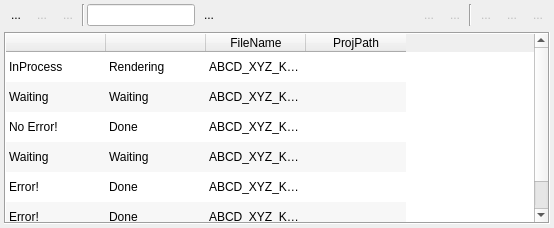
  <widget class="QDockWidget" name="dockWidget">
   <property name="floating">
    <bool>false</bool>
   </property>
   <property name="windowTitle">
    <string>Render List</string>
   </property>
   <attribute name="dockWidgetArea">
    <number>4</number>
   </attribute>
   <widget class="QWidget" name="dockWidgetContents">
    <layout class="QGridLayout" name="gridLayout_4">
     <property name="margin">
      <number>2</number>
     </property>
     <property name="spacing">
      <number>2</number>
     </property>
     <item row="0" column="0">
      <widget class="QFrame" name="frame">
       <property name="frameShape">
        <enum>QFrame::NoFrame</enum>
       </property>
       <property name="frameShadow">
        <enum>QFrame::Plain</enum>
       </property>
       <layout class="QGridLayout" name="gridLayout_3" rowstretch="0">
        <property name="margin">
         <number>2</number>
        </property>
        <property name="spacing">
         <number>2</number>
        </property>
        <item row="0" column="5">
         <widget class="QToolButton" name="toolButton_2">
          <property name="enabled">
           <bool>false</bool>
          </property>
          <property name="text">
           <string>...</string>
          </property>
          <property name="icon">
           <iconset resource="../res/imgs.qrc">
            <normaloff>:/ic0316/icons/03/16/41.png</normaloff>:/ic0316/icons/03/16/41.png</iconset>
          </property>
          <property name="autoRaise">
           <bool>true</bool>
          </property>
         </widget>
        </item>
        <item row="0" column="4">
         <widget class="QToolButton" name="toolButton">
          <property name="text">
           <string>...</string>
          </property>
          <property name="icon">
           <iconset resource="../res/imgs.qrc">
            <normaloff>:/ic0316/icons/03/16/31.png</normaloff>:/ic0316/icons/03/16/31.png</iconset>
          </property>
          <property name="autoRaise">
           <bool>true</bool>
          </property>
         </widget>
        </item>
        <item row="0" column="6">
         <widget class="QToolButton" name="toolButton_8">
          <property name="enabled">
           <bool>false</bool>
          </property>
          <property name="text">
           <string>...</string>
          </property>
          <property name="icon">
           <iconset resource="../res/imgs.qrc">
            <normaloff>:/ic0316/icons/03/16/42.png</normaloff>:/ic0316/icons/03/16/42.png</iconset>
          </property>
          <property name="autoRaise">
           <bool>true</bool>
          </property>
         </widget>
        </item>
        <item row="0" column="10">
         <spacer name="horizontalSpacer">
          <property name="orientation">
           <enum>Qt::Horizontal</enum>
          </property>
          <property name="sizeHint" stdset="0">
           <size>
            <width>194</width>
            <height>20</height>
           </size>
          </property>
         </spacer>
        </item>
        <item row="0" column="12">
         <widget class="QToolButton" name="toolButton_3">
          <property name="enabled">
           <bool>false</bool>
          </property>
          <property name="text">
           <string>...</string>
          </property>
          <property name="icon">
           <iconset resource="../res/imgs.qrc">
            <normaloff>:/ic0316/icons/03/16/30.png</normaloff>:/ic0316/icons/03/16/30.png</iconset>
          </property>
          <property name="autoRaise">
           <bool>true</bool>
          </property>
         </widget>
        </item>
        <item row="0" column="11">
         <widget class="QToolButton" name="toolButton_7">
          <property name="enabled">
           <bool>false</bool>
          </property>
          <property name="text">
           <string>...</string>
          </property>
          <property name="icon">
           <iconset resource="../res/imgs.qrc">
            <normaloff>:/ic0316/icons/03/16/29.png</normaloff>:/ic0316/icons/03/16/29.png</iconset>
          </property>
          <property name="autoRaise">
           <bool>true</bool>
          </property>
         </widget>
        </item>
        <item row="0" column="16">
         <widget class="QToolButton" name="toolButton_9">
          <property name="enabled">
           <bool>false</bool>
          </property>
          <property name="text">
           <string>...</string>
          </property>
          <property name="icon">
           <iconset resource="../res/imgs.qrc">
            <normaloff>:/ic0116/icons/01/16/46.png</normaloff>:/ic0116/icons/01/16/46.png</iconset>
          </property>
          <property name="autoRaise">
           <bool>true</bool>
          </property>
         </widget>
        </item>
        <item row="0" column="15">
         <widget class="QToolButton" name="toolButton_10">
          <property name="enabled">
           <bool>false</bool>
          </property>
          <property name="text">
           <string>...</string>
          </property>
          <property name="icon">
           <iconset resource="../res/imgs.qrc">
            <normaloff>:/ic0216/icons/02/16/45.png</normaloff>:/ic0216/icons/02/16/45.png</iconset>
          </property>
          <property name="autoRaise">
           <bool>true</bool>
          </property>
         </widget>
        </item>
        <item row="0" column="13">
         <widget class="Line" name="line">
          <property name="orientation">
           <enum>Qt::Vertical</enum>
          </property>
         </widget>
        </item>
        <item row="0" column="14">
         <widget class="QToolButton" name="toolButton_11">
          <property name="enabled">
           <bool>false</bool>
          </property>
          <property name="text">
           <string>...</string>
          </property>
          <property name="icon">
           <iconset resource="../res/imgs.qrc">
            <normaloff>:/ic0116/icons/01/16/21.png</normaloff>:/ic0116/icons/01/16/21.png</iconset>
          </property>
          <property name="autoRaise">
           <bool>true</bool>
          </property>
         </widget>
        </item>
        <item row="0" column="7">
         <widget class="Line" name="line_2">
          <property name="orientation">
           <enum>Qt::Vertical</enum>
          </property>
         </widget>
        </item>
        <item row="0" column="8">
         <widget class="QLineEdit" name="lineEdit">
          <property name="maximumSize">
           <size>
            <width>125</width>
            <height>16777215</height>
           </size>
          </property>
         </widget>
        </item>
        <item row="0" column="9">
         <widget class="QToolButton" name="toolButton_15">
          <property name="text">
           <string>...</string>
          </property>
          <property name="icon">
           <iconset resource="../res/imgs.qrc">
            <normaloff>:/ic0116/icons/01/16/49.png</normaloff>:/ic0116/icons/01/16/49.png</iconset>
          </property>
          <property name="autoRaise">
           <bool>true</bool>
          </property>
         </widget>
        </item>
       </layout>
      </widget>
     </item>
     <item row="1" column="0">
      <widget class="QFrame" name="frame_2">
       <property name="frameShape">
        <enum>QFrame::NoFrame</enum>
       </property>
       <property name="frameShadow">
        <enum>QFrame::Plain</enum>
       </property>
       <layout class="QGridLayout" name="gridLayout_2">
        <property name="margin">
         <number>2</number>
        </property>
        <property name="spacing">
         <number>2</number>
        </property>
        <item row="0" column="0">
         <widget class="QTableWidget" name="tableWidget">
          <property name="frameShape">
           <enum>QFrame::Box</enum>
          </property>
          <property name="alternatingRowColors">
           <bool>true</bool>
          </property>
          <property name="selectionBehavior">
           <enum>QAbstractItemView::SelectRows</enum>
          </property>
          <property name="showGrid">
           <bool>false</bool>
          </property>
          <property name="sortingEnabled">
           <bool>true</bool>
          </property>
          <attribute name="verticalHeaderVisible">
           <bool>false</bool>
          </attribute>
          <row>
           <property name="text">
            <string>New Row</string>
           </property>
          </row>
          <row>
           <property name="text">
            <string>New Row</string>
           </property>
          </row>
          <row>
           <property name="text">
            <string>New Row</string>
           </property>
          </row>
          <row>
           <property name="text">
            <string>New Row</string>
           </property>
          </row>
          <row>
           <property name="text">
            <string>New Row</string>
           </property>
          </row>
          <row>
           <property name="text">
            <string>New Row</string>
           </property>
          </row>
          <column>
           <property name="text">
            <string/>
           </property>
          </column>
          <column>
           <property name="text">
            <string/>
           </property>
          </column>
          <column>
           <property name="text">
            <string>FileName</string>
           </property>
          </column>
          <column>
           <property name="text">
            <string>ProjPath</string>
           </property>
          </column>
          <item row="0" column="0">
           <property name="text">
            <string>InProcess</string>
           </property>
           <property name="icon">
            <iconset resource="../res/imgs.qrc">
             <normaloff>:/ic0416/icons/04/16/06.png</normaloff>:/ic0416/icons/04/16/06.png</iconset>
           </property>
          </item>
          <item row="0" column="1">
           <property name="text">
            <string>Rendering</string>
           </property>
           <property name="icon">
            <iconset resource="../res/imgs.qrc">
             <normaloff>:/ic0316/icons/03/16/31.png</normaloff>:/ic0316/icons/03/16/31.png</iconset>
           </property>
          </item>
          <item row="0" column="2">
           <property name="text">
            <string>ABCD_XYZ_KLMN_OPQR_1234_5678_A_B_C_D1_D2_D3.mb</string>
           </property>
          </item>
          <item row="1" column="0">
           <property name="text">
            <string>Waiting</string>
           </property>
           <property name="icon">
            <iconset resource="../res/imgs.qrc">
             <normaloff>:/ic0416/icons/04/16/10.png</normaloff>:/ic0416/icons/04/16/10.png</iconset>
           </property>
          </item>
          <item row="1" column="1">
           <property name="text">
            <string>Waiting</string>
           </property>
           <property name="icon">
            <iconset resource="../res/imgs.qrc">
             <normaloff>:/ic0216/icons/02/16/37.png</normaloff>:/ic0216/icons/02/16/37.png</iconset>
           </property>
          </item>
          <item row="1" column="2">
           <property name="text">
            <string>ABCD_XYZ_KLMN_OPQR_1234_5678_A_B_C_D1_D2_D3.mb</string>
           </property>
          </item>
          <item row="2" column="0">
           <property name="text">
            <string>No Error!</string>
           </property>
           <property name="icon">
            <iconset resource="../res/imgs.qrc">
             <normaloff>:/ic0416/icons/04/16/02.png</normaloff>:/ic0416/icons/04/16/02.png</iconset>
           </property>
          </item>
          <item row="2" column="1">
           <property name="text">
            <string>Done</string>
           </property>
           <property name="icon">
            <iconset resource="../res/imgs.qrc">
             <normaloff>:/ic0316/icons/03/16/02.png</normaloff>:/ic0316/icons/03/16/02.png</iconset>
           </property>
          </item>
          <item row="2" column="2">
           <property name="text">
            <string>ABCD_XYZ_KLMN_OPQR_1234_5678_A_B_C_D1_D2_D3.mb</string>
           </property>
          </item>
          <item row="3" column="0">
           <property name="text">
            <string>Waiting</string>
           </property>
           <property name="icon">
            <iconset resource="../res/imgs.qrc">
             <normaloff>:/ic0416/icons/04/16/10.png</normaloff>:/ic0416/icons/04/16/10.png</iconset>
           </property>
          </item>
          <item row="3" column="1">
           <property name="text">
            <string>Waiting</string>
           </property>
           <property name="icon">
            <iconset resource="../res/imgs.qrc">
             <normaloff>:/ic0216/icons/02/16/37.png</normaloff>:/ic0216/icons/02/16/37.png</iconset>
           </property>
          </item>
          <item row="3" column="2">
           <property name="text">
            <string>ABCD_XYZ_KLMN_OPQR_1234_5678_A_B_C_D1_D2_D3.mb</string>
           </property>
          </item>
          <item row="4" column="0">
           <property name="text">
            <string>Error!</string>
           </property>
           <property name="icon">
            <iconset resource="../res/imgs.qrc">
             <normaloff>:/ic0416/icons/04/16/01.png</normaloff>:/ic0416/icons/04/16/01.png</iconset>
           </property>
          </item>
          <item row="4" column="1">
           <property name="text">
            <string>Done</string>
           </property>
           <property name="icon">
            <iconset resource="../res/imgs.qrc">
             <normaloff>:/ic0316/icons/03/16/02.png</normaloff>:/ic0316/icons/03/16/02.png</iconset>
           </property>
          </item>
          <item row="4" column="2">
           <property name="text">
            <string>ABCD_XYZ_KLMN_OPQR_1234_5678_A_B_C_D1_D2_D3.mb</string>
           </property>
          </item>
          <item row="5" column="0">
           <property name="text">
            <string>Error!</string>
           </property>
           <property name="icon">
            <iconset resource="../res/imgs.qrc">
             <normaloff>:/ic0416/icons/04/16/01.png</normaloff>:/ic0416/icons/04/16/01.png</iconset>
           </property>
          </item>
          <item row="5" column="1">
           <property name="text">
            <string>Done</string>
           </property>
           <property name="icon">
            <iconset resource="../res/imgs.qrc">
             <normaloff>:/ic0316/icons/03/16/02.png</normaloff>:/ic0316/icons/03/16/02.png</iconset>
           </property>
          </item>
          <item row="5" column="2">
           <property name="text">
            <string>ABCD_XYZ_KLMN_OPQR_1234_5678_A_B_C_D1_D2_D3.mb</string>
           </property>
          </item>
         </widget>
        </item>
       </layout>
      </widget>
     </item>
    </layout>
   </widget>
  </widget>
